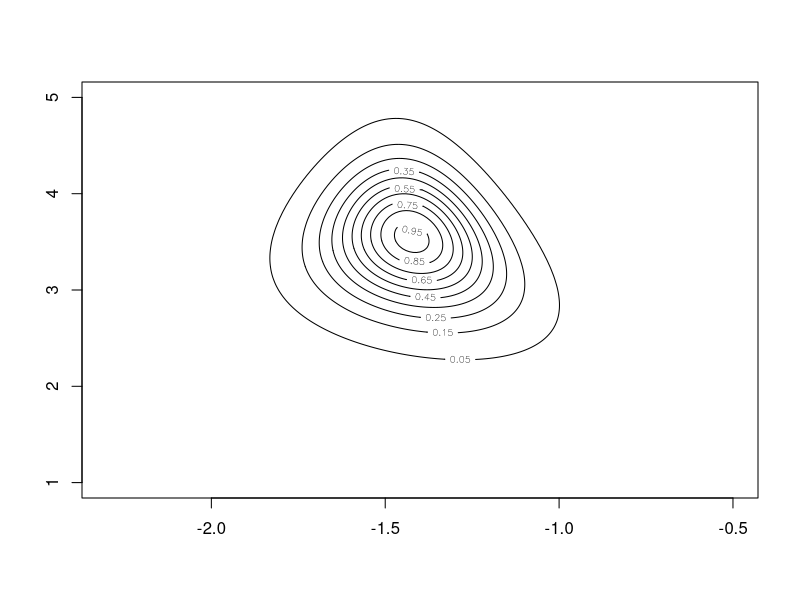
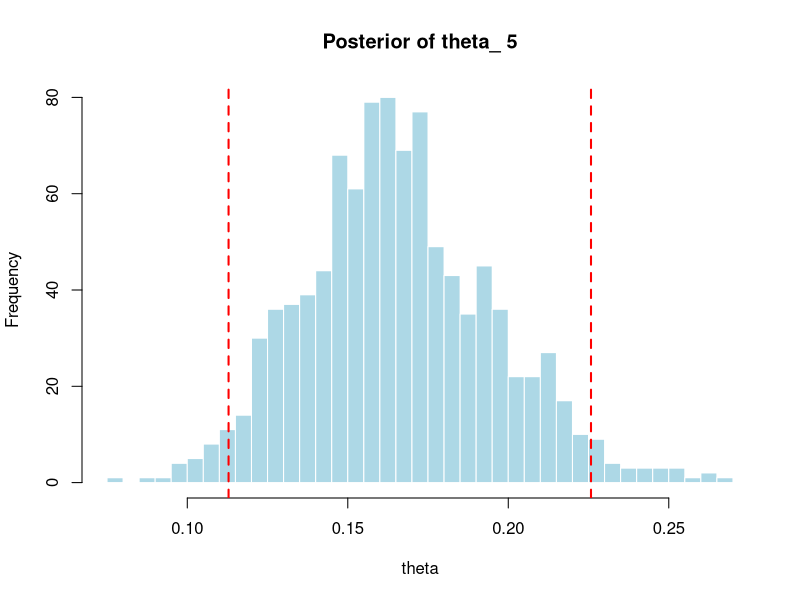

Write the R code that produced these figures, in order.
# y: The number of tumor-emerging bikess in group;
# n: The number of total bikess in group
bikes.y <- c(16,9,10,13,19,20,18,17,35,55)
bikes.n <- c(74,99,58,70,121,77,104,129,308,119)
logpost4 <- function(u, v) {a <- exp(u+v)/(exp(u)+1);
b <- exp(v)/(exp(u) + 1);
J <- length(bikes.y); # Number of data
logp_a <- dunif(a , min = 0 , max = 40 , log = TRUE);
logp_b <- dunif(b , min = 0 , max = 100 , log = TRUE);
log_prior <- logp_a + logp_b;
x <- J * (lgamma(a + b) - lgamma(a) - lgamma(b)) + log(a) + log(b) + log_prior;
for (i in (1:J)){
  x <- x + lgamma(a + bikes.y[i]) + lgamma(b + bikes.n[i] - bikes.y[i]) - 
    lgamma(a + b + bikes.n[i]) # Adding likelihood
}
x # Return log p(theta, phi | y)
}
# Genebikese grid sampling
x4 <- c(-230:-50)/100 # set the grid values of u
y4 <- c(100:500)/100 # set the grid values of v
# evaluate grid
z <- outer(x4,y4,logpost4) # evaluate the key part of the log posterior p(u,v|y) for each grid (u,v)
# exponentiate log posterior (set maximum to be one)
z2 <- exp(z- max(z)) # transfer log posterior into posterior (the joint posterior)
contour(x4,y4,z2,levels=c(0.05,0.15,0.25,0.35,0.45,0.55,0.65,0.75,0.85,0.95))

m=1000
z2 <- z2/sum(z2) #get the value of joint posterior, where sum(z2) serves as normalized constant
p.x <- apply(z2, 1, sum) #get marginal posterior p(u|y) from joint posterior p(u,v|y) above
newx <- sample(x4, m, replace=T, prob=p.x) 
xid <- (newx + 2.31)*100 # round to integer
# sample v
newy <- rep(0, m)
for(i in(1:m)) newy[i] <- sample(y4, 1, prob=z2[xid[i],]/sum(z2[xid[i],]))
newa <- (exp(newx)*exp(newy))/(exp(newx)+1)
newb <- exp(newy)/(exp(newx)+1)

# 1. 设定你要预测的组（比如第 5 组）
j <- 5 
yj <- bikes.y[j]  
nj <- bikes.n[j]  

# 2. 根据抽出来的 alpha 和 beta 样本，进行第二步抽样，生成 1000 个 theta 样本
# 根据条件后验：theta | alpha, beta, y ~ Beta(alpha + yj, beta + nj - yj)
theta_samples <- rbeta(m, shape1 = newa + yj, shape2 = newb + nj - yj)

# 3. 计算这 1000 个 theta 样本的 2.5% 和 97.5% 分位数，这就是 95% 可信区间
ci_95 <- quantile(theta_samples, probs = c(0.025, 0.975))

# 4. 打印结果
print(ci_95)

# 顺便画个直方图看看后验分布的形状
hist(theta_samples, breaks = 30, main = paste("Posterior of theta_", j), 
     xlab = "theta", col = "lightblue", border = "white")
abline(v = ci_95, col = "red", lwd = 2, lty = 2)
